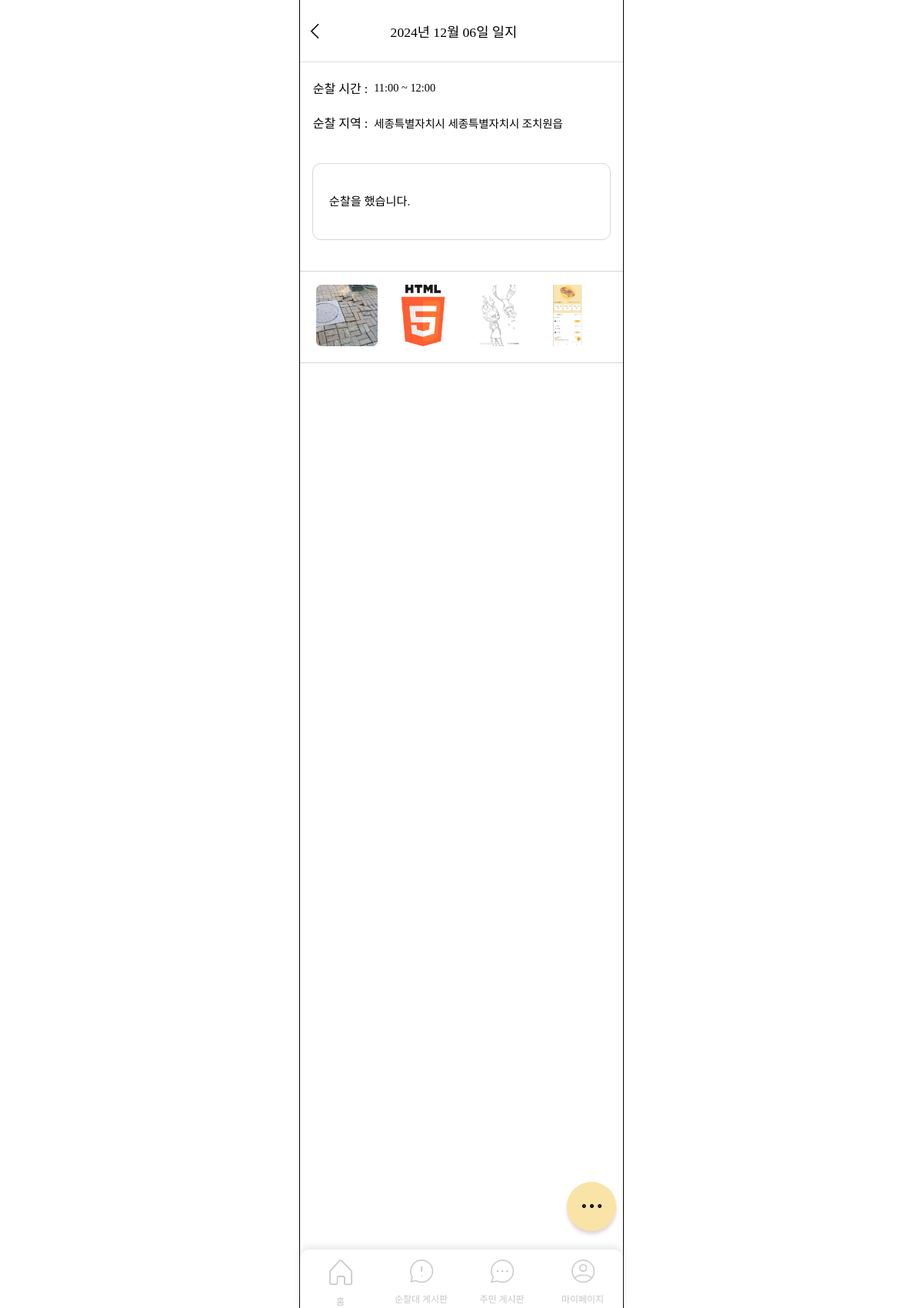
The app's page /journals/journal-detail/1/, older data.
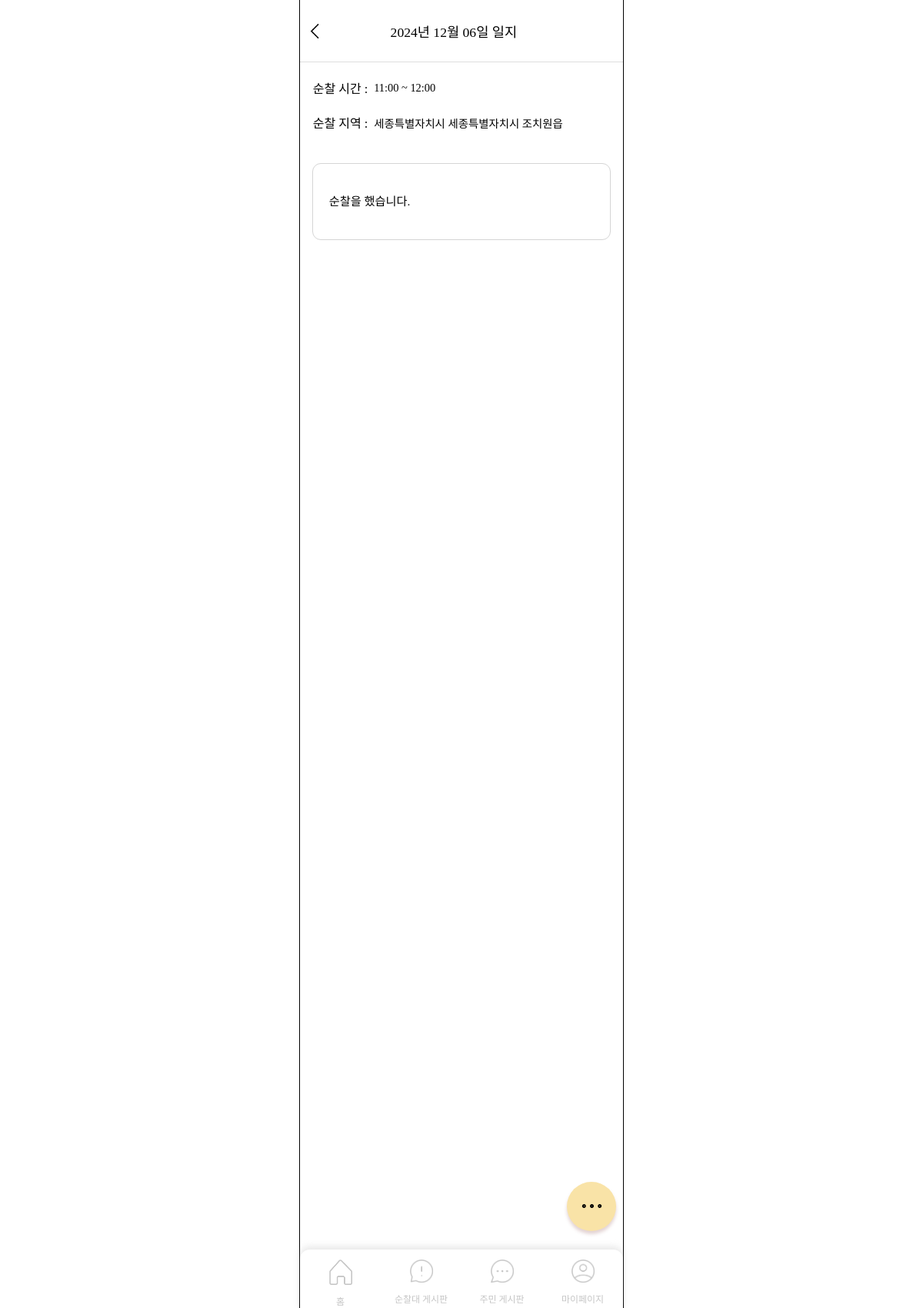
The same page, newer data.
### journals/models.py (models this page shows)
class JournalImage(models.Model):
    journal = models.ForeignKey(Journal, on_delete=models.CASCADE)
    image_path = models.ImageField(null=False, blank=False, upload_to='journal_images/')

### journals/views.py (the view)
# urls.py: path('journal-detail/<int:id>/', views.journal_detail, name='journal_detail'),
def journal_detail(request, id):
    journal = Journal.objects.get(id=id)
    images = JournalImage.objects.filter(journal=journal)
    context = {
        'journal': journal,
        'images': images,
    }
    return render(request, 'journals/journal_detail.html', context)

### templates/journals/journal_detail.html (shortened to what this page needs)
<!DOCTYPE html>
{% load static %}
<html lang="ko">
<head>
    <link rel="stylesheet" href="{% static 'css/journal_detail.css' %}">
    <link rel="stylesheet" href="{% static 'css/menubar.css' %}">
    <link rel="stylesheet" as="style" crossorigin href="https://cdn.jsdelivr.net/gh/ungveloper/web-fonts/SCoreDream/font-face.css" />
    <link rel="stylesheet" as="style" crossorigin href="https://cdn.jsdelivr.net/gh/ungveloper/web-fonts/SCoreDream/font-family.css" />
</head>
<body>
    <div class="container-content">
        <div class="contents">
            <div class="top-block">
                <div class="arrow-img">
                    <a href="{% url 'journals:journal_home' %}?date={{ journal.date|date:'Y-m-d' }}">
                        <img src="{% static 'image/back.png' %}" alt="">
                    </a>
                </div>
                <div class="title">{{ journal.date|date:"Y년 m월 d일" }} 일지</div>
            </div>
            <div class="date-block">
                <div>순찰 시간 : </div>
                <div class="date">{{ journal.start_time|date:"H:i"}} ~ {{ journal.end_time|date:"H:i"}}</div>
            </div>
            <div class="date-block">
                <div>순찰 지역 : </div>
                <div class="date">{{ journal.region_sido }} {{ journal.region_sigungu }} {{ journal.region_dong }}</div>
            </div>
            <div class="journal-content">
                {{ journal.content|linebreaks }}
            </div>
            {% if images %}
                <div class="imgs-block">
                    {% for image in images %}
                        <div>
                            <img src="{{ image.image_path.url }}" class="imgs" alt="">
                        </div>
                    {% endfor %}
                </div>
            {% endif %}
            <button type="button" id="dots-btn">
                <img src="{% static 'image/dots.png' %}" alt="">
            </button>
            {% include 'menubar.html' %}
        </div>
    </div>
</body>
</html>

Row changes from the older to the newer data that the page shows:
removed JournalImage: image_path (picture)
removed JournalImage: image_path (picture)
removed JournalImage: image_path (picture)
removed JournalImage: image_path (picture)
